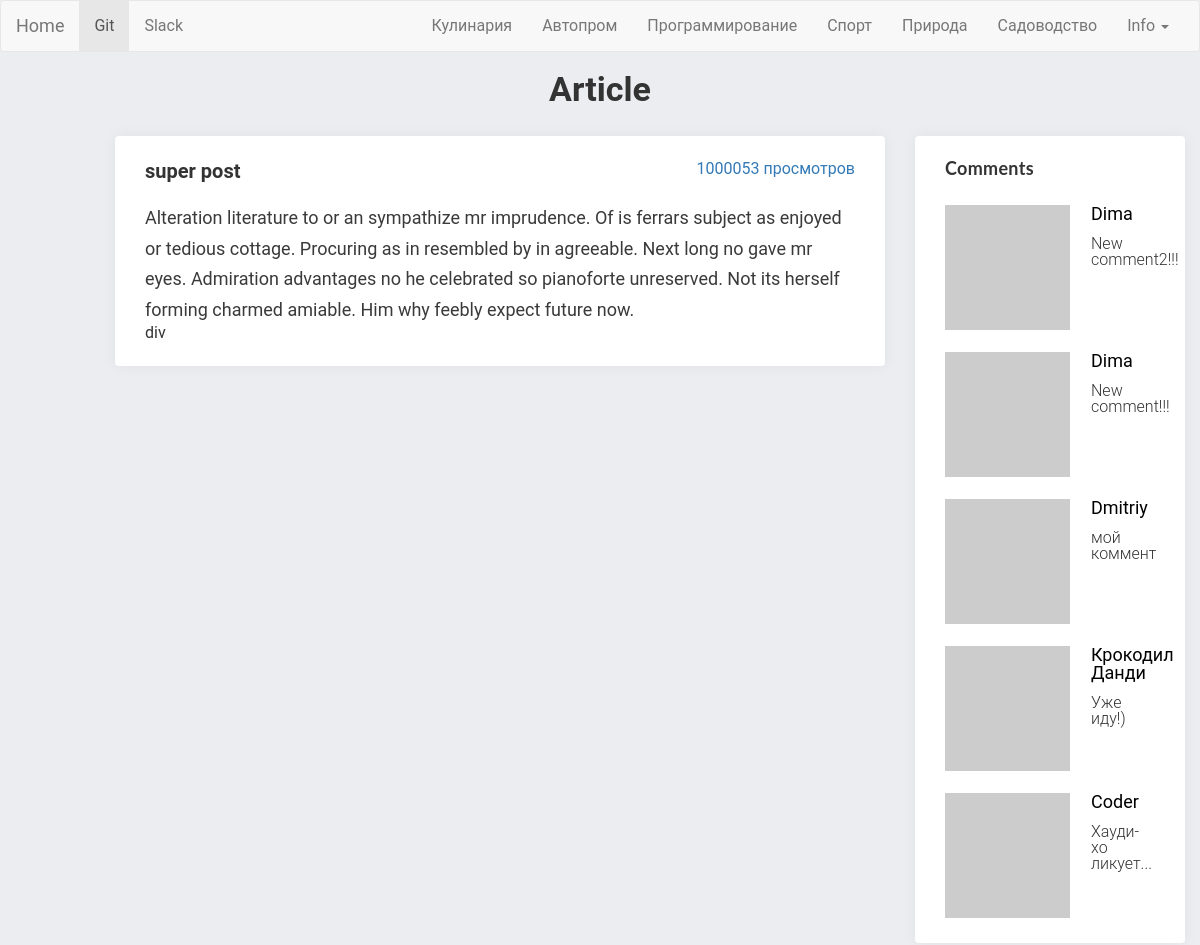
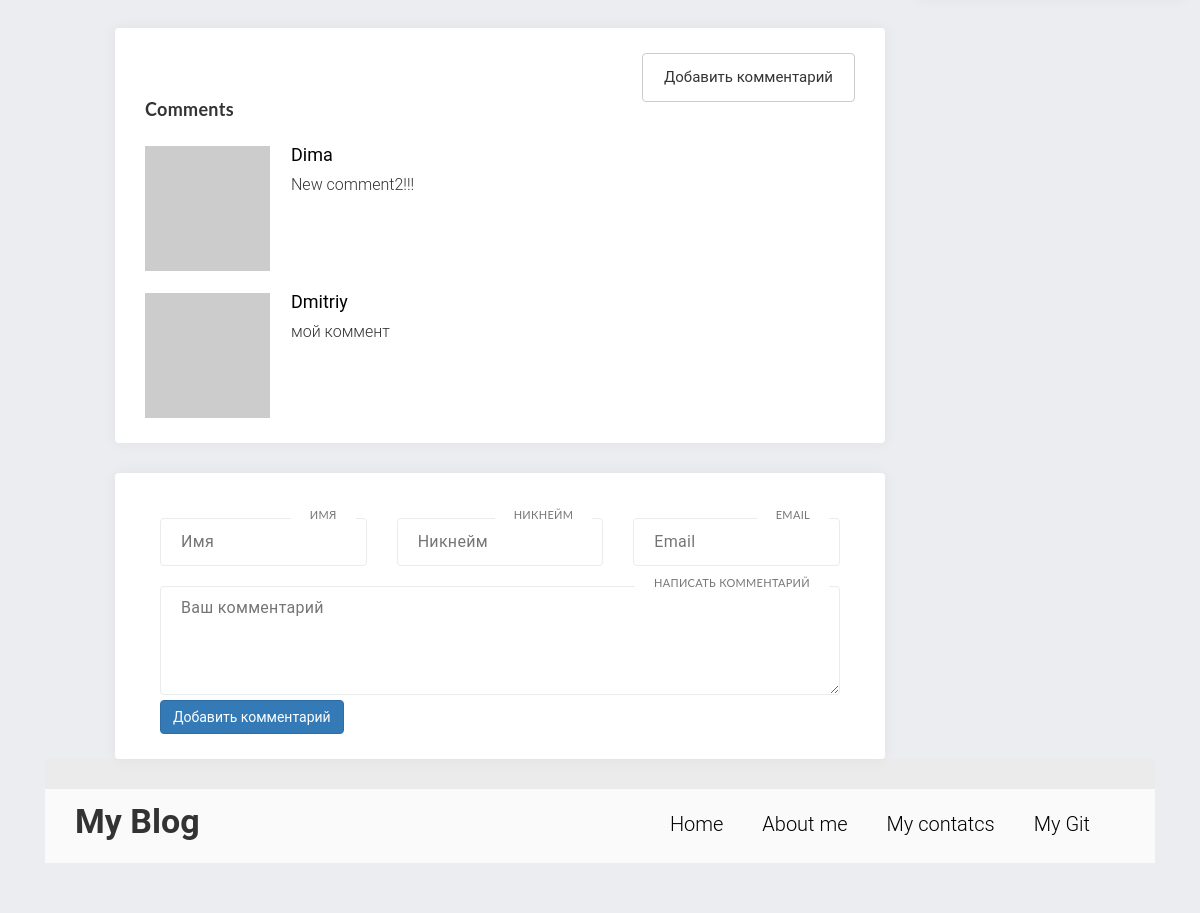
The app's page /article.php?id=10 with its own data (2 pictures, top to bottom).
### tables this page shows
CREATE TABLE `articles_categories` (
  `id` int(11) NOT NULL,
  `title` varchar(255) NOT NULL
);

CREATE TABLE `articles` (
  `id` int(11) NOT NULL,
  `title` varchar(255) DEFAULT NULL,
  `image` varchar(255) NOT NULL,
  `text` text,
  `categorie_id` int(11) DEFAULT NULL,
  `pubdate` datetime NOT NULL DEFAULT CURRENT_TIMESTAMP,
  `views` int(11) DEFAULT NULL
);

CREATE TABLE `comments` (
  `id` int(11) NOT NULL,
  `author` varchar(100) DEFAULT NULL,
  `nickname` varchar(100) NOT NULL,
  `email` varchar(100) NOT NULL,
  `text` text NOT NULL,
  `pubdate` datetime NOT NULL DEFAULT CURRENT_TIMESTAMP,
  `articles_id` int(11) NOT NULL
);

### article.php (the view, shortened to what this page needs)
<?php
require_once('includes/config.php');
 ?>
<?php require_once('includes/head.php') ?>
<?php require_once('includes/navbar.php') ?>
<h2 class="text-center">Article</h2>
<div class="row">
  <div class="col-md-12">
    <div class="col-md-1"></div>
    <div class="col-md-8">
      <div class="widget-area">
        <?php $article = $pdo->prepare("SELECT * FROM `articles` WHERE `id` = ?");
              $article->execute(array($_GET['id']));
        if ($article->rowCount() > 0) {
                $art = $article->fetch();
            ?>
        <h3><?php echo $art['title']?></h3>
           <div class="text-right"><a href="" ><?php echo $art['views'] ?> просмотров</a></div>
              <div class="block__content" >
                <div class="full-text">
                    <?php echo $art['text']?>
                </div>
                div
              </div>
            <?php
            } ?>
      </div>
    </div>
            <?php require_once('includes/sidebar_comments.php') ?>
  </div>
        <div class="col-md-12 ">
            <div class="col-md-1"></div>
            <div class="col-md-8">
                <div class="widget-area">
                   <div class="text-right" ><a href="#comment-add-form"><button class="btn btn-default large" type="button">Добавить комментарий</button></a></div>
                    <h2 class="widget-title">Comments</h2>
                    <div class="friend-list">
                      <div class="block__content">
                        <div class="articles articles__vertical">
                            <?php
                             $comments = $pdo->prepare("SELECT * FROM `comments` WHERE `articles_id` = ? ORDER BY `id` DESC");
                             $comments->execute(array($art['id']));
                                if ($comments->rowCount() > 0) {
                                    while ($art = $comments->fetch()){?>
                                    <article class="article">
                                        <div class="article__image" style="background-image: url(https://s.gravatar.com/avatar/<?php echo md5($art['email']) ?>?s=80"></div>
                                        <div class="article__info">
                                            <a href="/article.php?id=<?php echo $art['articles_id']; ?>"><?php echo $art['author']; ?></a>
                                            <div class="article__info__preview"><?php echo $art['text']; ?></div>
                                        </div>
                                    </article>
                                <?php }
                                }else{?>
                            <div class="alert alert-info">
                                <strong>Здесь пока нету комментариев!</strong>
                            </div>
                            <?php } ?>
                        </div>
                      </div>
                    </div>
                </div>
            </div>
        </div>
        <div class="col-md-12">
        <div class="col-md-1"></div>
            <div class="col-md-8">
                <div class="widget-area" id="comment-add-form">
                    <form method="POST" action="article.php?id=<?= $art['id'] ?>">
                        <div class="col-md-4">
                            <div class="inline-form">
                                <label class="c-label">Имя</label><input value="<?php echo $_POST['author'] ; ?>"  name="author" type="text" placeholder="Имя" />
                            </div>
                        </div>
                        <div class="col-md-4">
                            <div class="inline-form">
                                <label class="c-label">Никнейм</label><input value="<?php echo $_POST['nickname'] ; ?>"  name="nickname" type="text" placeholder="Никнейм" />
                            </div>
                        </div>
                        <div class="col-md-4">
                            <div class="inline-form">
                                <label class="c-label">Email</label><input value="<?php echo $_POST['email'] ; ?>" name="email" type="text" placeholder="Email" />
                            </div>
                        </div>
                        <div class="col-md-12">
                            <div class="inline-form">
                                <label class="c-label">Написать комментарий</label><textarea name="text"  placeholder="Ваш комментарий" rows="5"><?php echo $_POST['text'] ; ?></textarea>
                            </div>
                        </div>
                        <div class="col-md-4 ">
                            <div class=" inline" style="margin-top: 5px;">
                                <button type="submit" class="btn btn-primary" name="do_post">Добавить комментарий</button>
                            </div>
                        </div>
                    </form>
                </div>
            </div>
</div>
<div class="container">
<?php require_once('includes/footer.php') ?>

### includes/navbar.php (shortened to what this page needs)
<?php require_once('config.php') ?>
<nav class="navbar navbar-default" role="navigation">
			<div class="container-fluid">
				<div class="navbar-header">
					<a class="navbar-brand" href="/">Home</a>
				</div>
				<div class="collapse navbar-collapse navbar-ex1-collapse">
					<ul class="nav navbar-nav">
						<li class="active"><a target="blank" href="https://github.com/DimaSmile/myBlog">Git</a></li>
						<li><a target="blank" href="https://smilecats.slack.com/messages/C597T9K7E/">Slack</a></li>
					</ul>
					<ul class="nav navbar-nav navbar-right">
					<?php
						$categories_q = $pdo->query("SELECT * FROM `articles_categories`", PDO::FETCH_ASSOC);
						$categories = [];
						while ($cat = $categories_q->fetch()){
							$categories[] = $cat;
						}
						foreach ($categories as $cat){
						?>
							<li><a href="/articles.php?categorie=<?php echo $cat['id']; ?>"><?php  echo $cat['title'] ?></a></li>
						<?php
						}
						?>
						<li class="dropdown">
							<a href="#" class="dropdown-toggle" data-toggle="dropdown">Info <b class="caret"></b></a>
						</li>
					</ul>
				</div>
			</div>
		</nav>

### includes/sidebar_comments.php (shortened to what this page needs)
<div class="col-md-3">
	<div class="widget-area">
		<h2 class="widget-title">Comments</h2>
		<div class="friend-list">
          <div class="block__content">
            <div class="articles articles__vertical">
				<?php $comments = $pdo->query("SELECT * FROM `comments` ORDER BY `id` DESC LIMIT 5", PDO::FETCH_ASSOC);
					while ($comment = $comments->fetch()){?>
					<article class="article">
		           		<div class="article__image" style="background-image: url(https://s.gravatar.com/avatar/<?php echo md5($comment['email']) ?>?s=80"></div>
		            	<div class="article__info">
		              		<a href="/article.php?id=<?php echo $comment['articles_id']; ?>"><?php echo $comment['author']; ?></a>
		                  	<div class="article__info__preview"><?php echo mb_substr(strip_tags($comment['text']), 0, 50, 'utf-8'); ?></div>
		            	</div>
		         	 </article>
				<?php } ?>
            </div>
          </div>
		</div>
	</div>
</div>

### public/css/grid12.css (style rules this page uses)
.container { margin-right: auto; margin-left: auto; padding-left: 15px; padding-right: 15px; }
@media (min-width: 768px) { .container { width: 750px; } }
@media (min-width: 992px) { .container { width: 970px; } }
@media (min-width: 1200px) { .container { width: 1140px; } }
.container-fluid { margin-right: auto; margin-left: auto; padding-left: 15px; padding-right: 15px; }
.row { margin-left: -15px; margin-right: -15px; }
.col, .col-xs-1, .col-sm-1, .col-md-1, .col-lg-1, .col-xs-2, .col-sm-2, .col-md-2, .col-lg-2, .col-xs-3, .col-sm-3, .col-md-3, .col-lg-3, .col-xs-4, .col-sm-4, .col-md-4, .col-lg-4, .col-xs-5, .col-sm-5, .col-md-5, .col-lg-5, .col-xs-6, .col-sm-6, .col-md-6, .col-lg-6, .col-xs-7, .col-sm-7, .col-md-7, .col-lg-7, .col-xs-8, .col-sm-8, .col-md-8, .col-lg-8, .col-xs-9, .col-sm-9, .col-md-9, .col-lg-9, .col-xs-10, .col-sm-10, .col-md-10, .col-lg-10, .col-xs-11, .col-sm-11, .col-md-11, .col-lg-11, .col-xs-12, .col-sm-12, .col-md-12, .col-lg-12 { position: relative; min-height: 1px; padding-left: 15px; padding-right: 15px; }
@media (min-width: 992px) { .col, .col-md-1, .col-md-2, .col-md-3, .col-md-4, .col-md-5, .col-md-6, .col-md-7, .col-md-8, .col-md-9, .col-md-10, .col-md-11, .col-md-12 { float: left; } }
@media (min-width: 992px) { .col-md-12 { width: 100%; } }
@media (min-width: 992px) { .col-md-8 { width: 66.66666667%; } }
@media (min-width: 992px) { .col-md-4 { width: 33.33333333%; } }
@media (min-width: 992px) { .col-md-3 { width: 25%; } }
@media (min-width: 992px) { .col-md-1 { width: 8.33333333%; } }
.clearfix, .clearfix:before, .clearfix:after, .container:before, .container:after, .container-fluid:before, .container-fluid:after, .row:before, .row:after { content: " "; display: table; }
.clearfix:after, .container:after, .container-fluid:after, .row:after { clear: both; }
*, *:before, *:after { -webkit-box-sizing: border-box; -moz-box-sizing: border-box; box-sizing: border-box; }

### public/css/myStyle.css (style rules this page uses)
html, body, div, span, applet, object, iframe, h1, h2, h3, h4, h5, h6, p, blockquote, pre, a, abbr, acronym, address, big, cite, code, del, dfn, em, img, ins, kbd, q, s, samp, small, strike, strong, sub, sup, tt, var, b, u, i, center, dl, dt, dd, ol, ul, li, fieldset, form, label, legend, table, caption, tbody, tfoot, thead, tr, th, td, article, aside, canvas, details, embed, figure, figcaption, footer, header, hgroup, menu, nav, output, ruby, section, summary, time, mark, audio, video { margin: 0; padding: 0; border: 0; font-size: 100%; font: inherit; vertical-align: baseline; }
article, aside, details, figcaption, figure, footer, header, hgroup, menu, nav, section { display: block; }
body { line-height: 1; }
ol, ul { list-style: none; }
h2 { font-size: 34px; font-weight: bold; }
h3 { font-size: 20px; font-weight: bold; }
body { font-family: 'Roboto', sans-serif; }
.articles.articles__vertical .article { margin-bottom: 22px; }
.articles .article:last-child { margin-bottom: 0; }
.articles .article:after { visibility: hidden; display: block; font-size: 0; content: " "; clear: both; height: 0; }
.articles .article .article__image { width: 125px; height: 125px; overflow: hidden; background-color: black; float: left; background-repeat: no-repeat; background-size: cover; background-position: center center; }
.articles .article .article__info { margin-left: 125px; padding-left: 21px; }
.articles .article .article__info > a { color: black; font-size: 18px; font-weight: normal; text-decoration: none; }
.articles .article .article__info > .article__info__preview { font-size: 16px; font-weight: 300; }
.full-text { font-size: 18px; color: #3a3a3a; line-height: 1.7em; }
.widget-area h3 { float: left; }
.full-text { margin-top: 10px; }

### records on screen
articles_categories: title "Кулинария"
articles_categories: title "Автопром"
articles_categories: title "Программирование"
articles_categories: title "Спорт"
articles_categories: title "Природа"
articles_categories: title "Садоводство"
articles: title "super post", views "1000053", text "Alteration literature to or an sympathize mr imprudence. Of is ferrars subject as enjoyed or tedious cottage. Procuring as in resembled by in agreeable. Next long no gave mr eyes. Admiration advantages no he celebrated so pianoforte unreserved. Not its herself forming charmed amiable. Him why feebly expect future now."
comments: author "Dima", text "New comment2!!!"
comments: author "Dima", text "New comment!!!"
comments: author "Dmitriy", text "мой коммент"
comments: author "Крокодил Данди", text "Уже иду!)"
comments: author "Coder", text "Хауди-хо ликует..."
